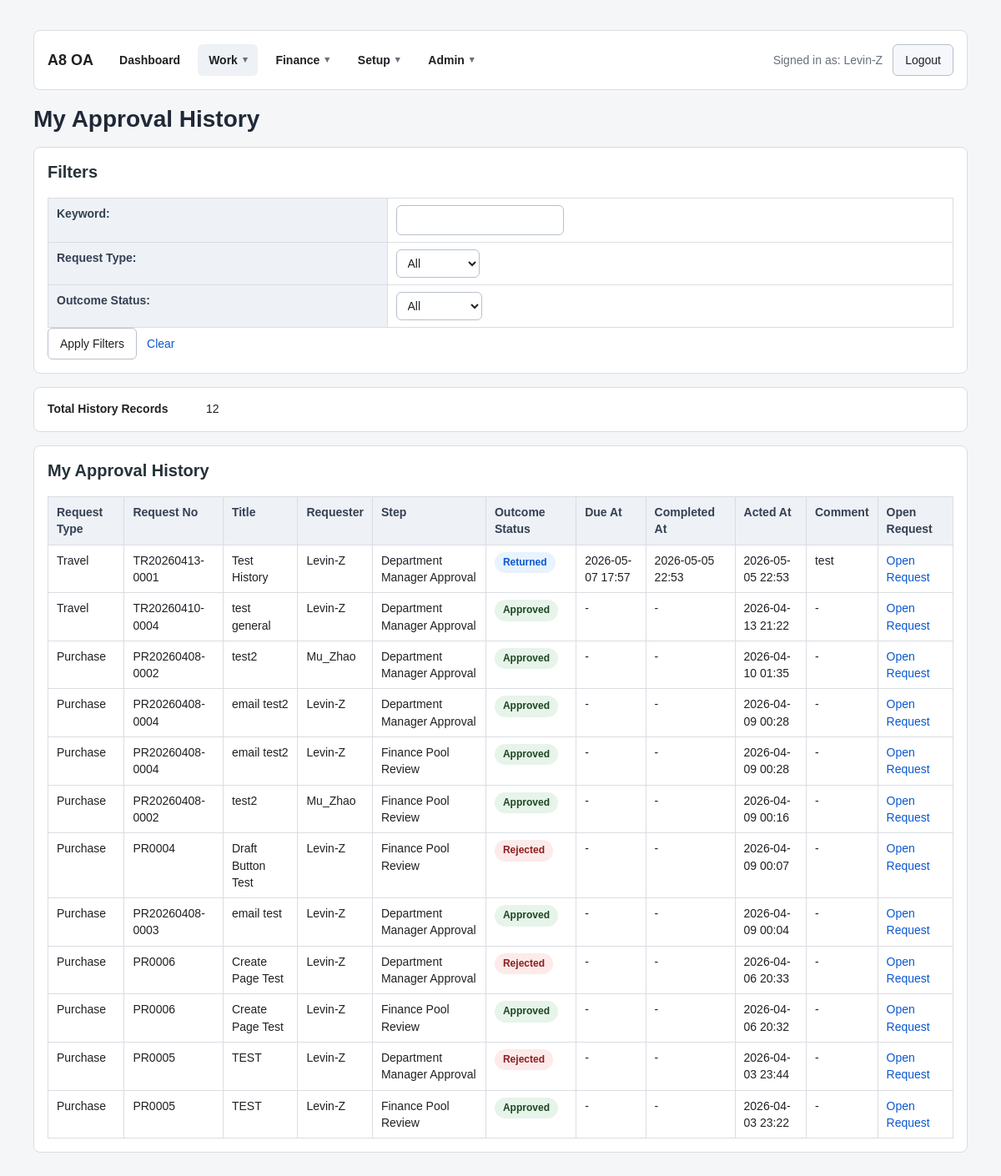
Page /approvals/my-history/ (signed in) on the committed database.
### accounts/models.py (models this page shows)
class User(AbstractUser):
    employee_id = models.CharField(max_length=30, blank=True, default="")
    display_name = models.CharField(max_length=150, blank=True, default="")
    job_title = models.CharField(max_length=100, blank=True, default="")
    phone = models.CharField(max_length=30, blank=True, default="")
    approval_level = models.CharField(
        max_length=20,
        choices=ApprovalLevel,
        default=ApprovalLevel.STAFF,
    )
    primary_department = models.ForeignKey(
        "Department",
        null=True,
        blank=True,
        on_delete=models.SET_NULL,
        related_name="primary_users",
    )
    can_approve_all_departments = models.BooleanField(default=False)
    class Meta:
        db_table = "PS_A8_USER"
        verbose_name = "User"
        verbose_name_plural = "Users"
    def __str__(self):
        return self.display_name or self.username

### approvals/models.py (models this page shows, shortened)
class ApprovalTask(models.Model):
    purchase_request = models.ForeignKey(
        "purchase.PurchaseRequest",
        null=True,
        blank=True,
        on_delete=models.CASCADE,
        related_name="approval_tasks",
    )
    request_content_type = models.ForeignKey(
        ContentType,
        null=True,
        blank=True,
        on_delete=models.CASCADE,
        related_name="approval_tasks",
    )
    request_object_id = models.PositiveBigIntegerField(
        null=True,
        blank=True,
    )
    request_object = GenericForeignKey("request_content_type", "request_object_id")
    rule = models.ForeignKey(
        ApprovalRule,
        on_delete=models.PROTECT,
        related_name="tasks",
    )
    step = models.ForeignKey(
        ApprovalRuleStep,
        on_delete=models.PROTECT,
        related_name="tasks",
    )
    step_no = models.PositiveIntegerField()
    step_name = models.CharField(max_length=100)
    assigned_user = models.ForeignKey(
        settings.AUTH_USER_MODEL,
        null=True,
        blank=True,
        on_delete=models.SET_NULL,
        related_name="approval_tasks",
    )
    status = models.CharField(
        max_length=20,
        choices=ApprovalTaskStatus,
        default=ApprovalTaskStatus.WAITING,
    )
    acted_by = models.ForeignKey(
        settings.AUTH_USER_MODEL,
        null=True,
        blank=True,
        on_delete=models.SET_NULL,
        related_name="acted_approval_tasks",
    )
    acted_at = models.DateTimeField(null=True, blank=True)
    comment = models.TextField(blank=True, default="")
    created_at = models.DateTimeField(auto_now_add=True)
    due_at = models.DateTimeField(null=True, blank=True)
    completed_at = models.DateTimeField(null=True, blank=True)
    last_reminder_sent_at = models.DateTimeField(null=True, blank=True)
    last_escalation_sent_at = models.DateTimeField(null=True, blank=True)
    reminder_count = models.PositiveIntegerField(default=0)
    escalation_count = models.PositiveIntegerField(default=0)
    class Meta:
        db_table = "PS_A8_AP_TASK"
        verbose_name = "Approval Task"
        verbose_name_plural = "Approval Tasks"
        ordering = ["purchase_request", "step_no"]
        unique_together = ("purchase_request", "step_no")
        constraints = [
            models.UniqueConstraint(
                fields=["request_content_type", "request_object_id", "step_no"],
                condition=models.Q(
                    request_content_type__isnull=False,
                    request_object_id__isnull=False,
                ),
                name="uq_generic_request_step",
            ),
        ]
    @property
    def is_open_task(self):
        return self.status in [
            ApprovalTaskStatus.WAITING,
            ApprovalTaskStatus.POOL,
            ApprovalTaskStatus.PENDING,
        ]
    @property
    def is_overdue(self):
        return bool(
            self.due_at
            and self.is_open_task
            and timezone.now() > self.due_at
        )
    @property
    def due_status_label(self):
        if not self.due_at:
            return "-"
        if self.completed_at:
            return "Completed"
        if self.is_overdue:
            delta = timezone.now() - self.due_at
            days = max(1, delta.days)
            return f"Overdue by {days} day(s)"
        return "On Time"
    def get_request_object(self):
        return self.request_object or self.purchase_request
    @property
    def request_no(self):
        request_obj = self.get_request_object()
        return (
            getattr(request_obj, "pr_no", "")
            or getattr(request_obj, "travel_no", "")
            or getattr(request_obj, "project_code", "")
            or ""
        )
    @property
    def request_title(self):
        request_obj = self.get_request_object()
        return (
            getattr(request_obj, "title", "")
            or getattr(request_obj, "purpose", "")
            or getattr(request_obj, "project_name", "")
            or ""
        )

### travel/models.py (models this page shows, shortened)
class TravelRequest(models.Model):
    travel_no = models.CharField(max_length=30, unique=True, blank=True)
    requester = models.ForeignKey(
        settings.AUTH_USER_MODEL,
        on_delete=models.PROTECT,
        related_name="travel_requests",
    )
    request_department = models.ForeignKey(
        "accounts.Department",
        on_delete=models.PROTECT,
        related_name="travel_requests",
    )
    project = models.ForeignKey(
        "projects.Project",
        on_delete=models.PROTECT,
        related_name="travel_requests",
    )
    matched_rule = models.ForeignKey(
        "approvals.ApprovalRule",
        null=True,
        blank=True,
        on_delete=models.SET_NULL,
        related_name="travel_requests",
    )
    parent_request = models.ForeignKey(
        "self",
        null=True,
        blank=True,
        on_delete=models.SET_NULL,
        related_name="supplemental_requests",
    )
    status = models.CharField(
        max_length=30,
        choices=TravelRequestStatus,
        default=TravelRequestStatus.DRAFT,
    )
    request_date = models.DateField(default=timezone.localdate)
    purpose = models.CharField(max_length=200)
    origin_city = models.CharField(max_length=100)
    destination_city = models.CharField(max_length=100)
    start_date = models.DateField()
    end_date = models.DateField()
    estimated_total = models.DecimalField(max_digits=12, decimal_places=2, default=0)
    actual_total = models.DecimalField(max_digits=12, decimal_places=2, default=0)
    per_diem_days = models.DecimalField(max_digits=8, decimal_places=2, default=0)
    per_diem_daily_amount = models.DecimalField(max_digits=12, decimal_places=2, default=0)
    per_diem_allowed_total = models.DecimalField(max_digits=12, decimal_places=2, default=0)
    per_diem_claim_total = models.DecimalField(max_digits=12, decimal_places=2, default=0)
    currency = models.CharField(
        max_length=10,
        choices=CurrencyCode,
        default=CurrencyCode.USD,
    )
    notes = models.TextField(blank=True, default="")
    supplemental_reason = models.TextField(blank=True, default="")
    is_over_estimate = models.BooleanField(default=False)
    actual_review_status = models.CharField(
        max_length=30,
        choices=TravelActualReviewStatus,
        default=TravelActualReviewStatus.NOT_REQUIRED,
    )
    actual_review_comment = models.TextField(blank=True, default="")
    actual_reviewed_by = models.ForeignKey(
        settings.AUTH_USER_MODEL,
        null=True,
        blank=True,
        on_delete=models.SET_NULL,
        related_name="travel_actual_reviews",
    )
    actual_reviewed_at = models.DateTimeField(null=True, blank=True)
    pending_overage_amount = models.DecimalField(max_digits=12, decimal_places=2, default=0)
    pending_overage_note = models.TextField(blank=True, default="")
    class Meta:
        db_table = "PS_A8_TR_HDR"
        verbose_name = "Travel Request"
        verbose_name_plural = "Travel Requests"
        ordering = ["-request_date", "travel_no"]

### purchase/models.py (models this page shows, shortened)
class PurchaseRequest(models.Model):
    pr_no = models.CharField(max_length=30, unique=True)
    title = models.CharField(max_length=200)
    requester = models.ForeignKey(
        settings.AUTH_USER_MODEL,
        on_delete=models.PROTECT,
        related_name="purchase_requests",
    )
    request_department = models.ForeignKey(
        "accounts.Department",
        on_delete=models.PROTECT,
        related_name="purchase_requests",
    )
    project = models.ForeignKey(
        "projects.Project",
        on_delete=models.PROTECT,
        related_name="purchase_requests",
    )
    matched_rule = models.ForeignKey(
        "approvals.ApprovalRule",
        null=True,
        blank=True,
        on_delete=models.SET_NULL,
        related_name="purchase_requests",
    )
    parent_request = models.ForeignKey(
        "self",
        null=True,
        blank=True,
        on_delete=models.SET_NULL,
        related_name="supplemental_requests",
    )
    status = models.CharField(
        max_length=20,
        choices=RequestStatus,
        default=RequestStatus.DRAFT,
    )
    fulfillment_status = models.CharField(
        max_length=20,
        choices=PurchaseFulfillmentStatus,
        default=PurchaseFulfillmentStatus.NOT_STARTED,
    )
    request_date = models.DateField()
    needed_by_date = models.DateField(null=True, blank=True)
    currency = models.CharField(
    max_length=10,
    choices=CurrencyCode,
    default=CurrencyCode.USD,
    )
    estimated_total = models.DecimalField(max_digits=12, decimal_places=2, default=0)
    justification = models.TextField(blank=True, default="")
    vendor_suggestion = models.CharField(max_length=100, blank=True, default="")
    delivery_location = models.CharField(max_length=200, blank=True, default="")
    notes = models.TextField(blank=True, default="")
    supplemental_reason = models.TextField(blank=True, default="")
    is_over_estimate = models.BooleanField(default=False)
    actual_review_status = models.CharField(
        max_length=30,
        choices=PurchaseActualReviewStatus,
        default=PurchaseActualReviewStatus.NOT_REQUIRED,
    )
    actual_review_comment = models.TextField(blank=True, default="")
    actual_reviewed_by = models.ForeignKey(
        settings.AUTH_USER_MODEL,
        null=True,
        blank=True,
        on_delete=models.SET_NULL,
        related_name="purchase_actual_reviews",
    )
    actual_reviewed_at = models.DateTimeField(null=True, blank=True)
    pending_overage_amount = models.DecimalField(max_digits=12, decimal_places=2, default=0)
    pending_overage_note = models.TextField(blank=True, default="")
    class Meta:
        db_table = "PS_A8_PR_HDR"
        verbose_name = "Purchase Request"
        verbose_name_plural = "Purchase Requests"
        ordering = ["-request_date", "pr_no"]

### approvals/views.py (the view, shortened to what this page needs)
# urls.py: path("my-history/", views.my_history, name="my_history"),
@login_required
def my_history(request):
    history_qs = (
        ApprovalTask.objects.filter(
            acted_by=request.user,
            acted_at__isnull=False,
        )
        .select_related(
            "purchase_request",
            "request_content_type",
            "rule",
            "step",
            "assigned_user",
            "acted_by",
        )
        .prefetch_related("candidates")
        .order_by("-acted_at", "-id")
    )
    history_tasks = list(history_qs)
    for task in history_tasks:
        _decorate_task(task)
    filter_form = ApprovalTaskHistoryFilterForm(request.GET or None)
    paginator = Paginator(history_tasks, 12)
    page_obj = paginator.get_page(request.GET.get("page"))
    querydict = request.GET.copy()
    querydict.pop("page", None)
    pagination_querystring = querydict.urlencode()
    context = {
        "filter_form": filter_form,
        "page_obj": page_obj,
        "pagination_querystring": pagination_querystring,
        "history_count": len(history_tasks),
    }
    return render(request, "approvals/my_history.html", context)

### approvals/templates/approvals/my_history.html (shortened to what this page needs)
{% extends "purchase/base.html" %}
{% block page_title %}My Approval History{% endblock %}
{% block content %}
<div class="card">
    <h2>Filters</h2>
    <form method="get">
        <table>
            {{ filter_form.as_table }}
        </table>
        <div class="action-row">
            <button type="submit">Apply Filters</button>
            <a href="{% url 'approvals:my_history' %}">Clear</a>
        </div>
    </form>
</div>
<div class="card">
    <div class="summary-grid">
        <div class="summary-label">Total History Records</div>
        <div>{{ history_count }}</div>
    </div>
</div>
<div class="card">
    <h2>My Approval History</h2>
    <table>
        <thead>
            <tr>
                <th>Request Type</th>
                <th>Request No</th>
                <th>Title</th>
                <th>Requester</th>
                <th>Step</th>
                <th>Outcome Status</th>
                <th>Due At</th>
                <th>Completed At</th>
                <th>Acted At</th>
                <th>Comment</th>
                <th>Open Request</th>
            </tr>
        </thead>
        <tbody>
            {% for task in page_obj.object_list %}
            <tr>
                <td>{{ task.request_type_label }}</td>
                <td>{{ task.request_no }}</td>
                <td>{{ task.request_title }}</td>
                <td>{{ task.request_requester_display }}</td>
                <td>{{ task.step_name }}</td>
                <td><span class="badge {{ task.task_status_badge_class }}">{{ task.get_status_display }}</span></td>
                <td>
                    {% if task.due_at %}
                    {{ task.due_at|date:"Y-m-d H:i" }}
                    {% else %}
                    -
                    {% endif %}
                </td>
                <td>
                    {% if task.completed_at %}
                    {{ task.completed_at|date:"Y-m-d H:i" }}
                    {% else %}
                    -
                    {% endif %}
                </td>
                <td>
                    {% if task.acted_at %}
                    {{ task.acted_at|date:"Y-m-d H:i" }}
                    {% else %}
                    -
                    {% endif %}
                </td>
                <td>{{ task.comment|default:"-" }}</td>
                <td>
                    <a href="{{ task.request_detail_url }}">Open Request</a>
                </td>
            </tr>
            {% empty %}
            <tr>
                <td colspan="11">No approval history records.</td>
            </tr>
            {% endfor %}
        </tbody>
    </table>
</div>
{% endblock %}

### templates/includes/top_nav.html (shortened to what this page needs)
<header class="top-nav card">
    {% if request.user.is_authenticated %}
    <div class="nav-brand">
        <a href="{% url 'dashboard:home' %}">A8 OA</a>
    </div>
    <nav class="nav-groups" aria-label="Primary navigation">
        {% if top_navigation.dashboard %}
        <a
            class="nav-direct-link{% if top_navigation.dashboard.active %} is-active{% endif %}"
            href="{{ top_navigation.dashboard.url }}"
        >
            {{ top_navigation.dashboard.label }}
        </a>
        {% endif %}
        {% for group in top_navigation.groups %}
            {% include "includes/dropdown_nav.html" with group=group %}
        {% endfor %}
    </nav>
    <div class="nav-user">
        <span class="muted">Signed in as: {{ request.user }}</span>
        <form method="post" action="{% url 'logout' %}" class="inline-form">
            <button type="submit" class="btn btn-secondary">Logout</button>
        </form>
    </div>
    {% else %}
    <div class="nav-brand">
        <a href="{% url 'login' %}">A8 OA</a>
    </div>
    <a href="{% url 'login' %}" class="btn btn-primary">Login</a>
    {% endif %}
</header>

### rows in the picture
User: user "Levin-Z"
ApprovalTask: request_type_label "Travel", request_no "TR20260413-0001", request_title "Test History", request_requester_display "Levin-Z", step_name "Department Manager Approval", status "Returned", due_at "2026-05-07 17:57", completed_at "2026-05-05 22:53", acted_at "2026-05-05 22:53", comment "test"
ApprovalTask: request_type_label "Travel", request_no "TR20260410-0004", request_title "test general", request_requester_display "Levin-Z", step_name "Department Manager Approval", status "Approved", acted_at "2026-04-13 21:22", comment "-"
ApprovalTask: request_type_label "Purchase", request_no "PR20260408-0002", request_title "test2", request_requester_display "Mu_Zhao", step_name "Department Manager Approval", status "Approved", acted_at "2026-04-10 01:35", comment "-"
ApprovalTask: request_type_label "Purchase", request_no "PR20260408-0004", request_title "email test2", request_requester_display "Levin-Z", step_name "Department Manager Approval", status "Approved", acted_at "2026-04-09 00:28", comment "-"
ApprovalTask: request_type_label "Purchase", request_no "PR20260408-0004", request_title "email test2", request_requester_display "Levin-Z", step_name "Finance Pool Review", status "Approved", acted_at "2026-04-09 00:28", comment "-"
ApprovalTask: request_type_label "Purchase", request_no "PR20260408-0002", request_title "test2", request_requester_display "Mu_Zhao", step_name "Finance Pool Review", status "Approved", acted_at "2026-04-09 00:16", comment "-"
ApprovalTask: request_type_label "Purchase", request_no "PR0004", request_title "Draft Button Test", request_requester_display "Levin-Z", step_name "Finance Pool Review", status "Rejected", acted_at "2026-04-09 00:07", comment "-"
ApprovalTask: request_type_label "Purchase", request_no "PR20260408-0003", request_title "email test", request_requester_display "Levin-Z", step_name "Department Manager Approval", status "Approved", acted_at "2026-04-09 00:04", comment "-"
ApprovalTask: request_type_label "Purchase", request_no "PR0006", request_title "Create Page Test", request_requester_display "Levin-Z", step_name "Department Manager Approval", status "Rejected", acted_at "2026-04-06 20:33", comment "-"
ApprovalTask: request_type_label "Purchase", request_no "PR0006", request_title "Create Page Test", request_requester_display "Levin-Z", step_name "Finance Pool Review", status "Approved", acted_at "2026-04-06 20:32", comment "-"
ApprovalTask: request_type_label "Purchase", request_no "PR0005", request_title "TEST", request_requester_display "Levin-Z", step_name "Department Manager Approval", status "Rejected", acted_at "2026-04-03 23:44", comment "-"
ApprovalTask: request_type_label "Purchase", request_no "PR0005", request_title "TEST", request_requester_display "Levin-Z", step_name "Finance Pool Review", status "Approved", acted_at "2026-04-03 23:22", comment "-"

### other values in the picture
{{ top_navigation.dashboard.label }} "Dashboard"
{{ group.label }} "Work" "Finance" "Setup" "Admin"
{{ history_count }} "12"
